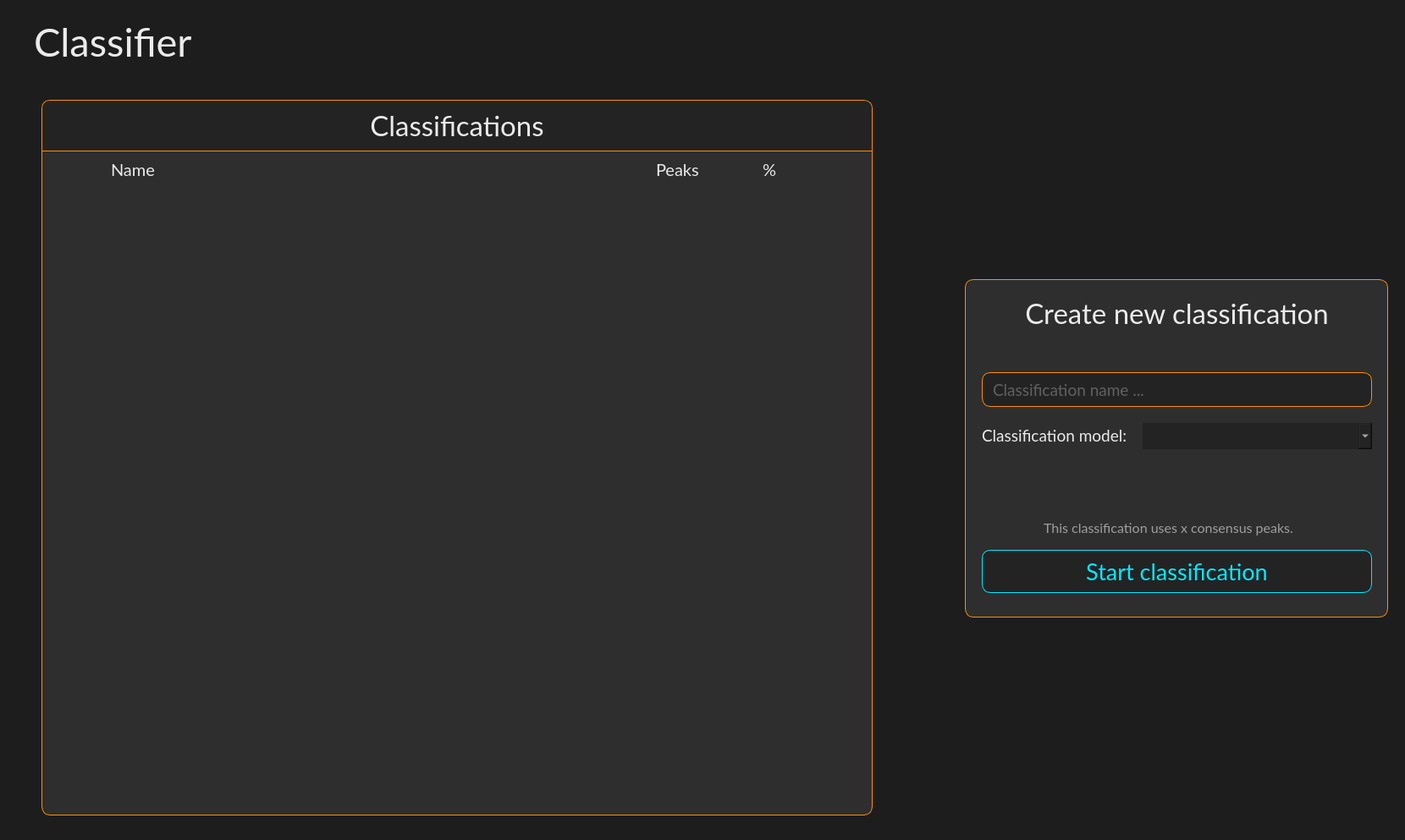
<?xml version="1.0" encoding="UTF-8"?>
<ui version="4.0">
 <class>ClassifierWidget</class>
 <widget class="QWidget" name="ClassifierWidget">
  <property name="geometry">
   <rect>
    <x>0</x>
    <y>0</y>
    <width>1660</width>
    <height>993</height>
   </rect>
  </property>
  <property name="font">
   <font>
    <fontweight>Black</fontweight>
   </font>
  </property>
  <property name="windowTitle">
   <string>Form</string>
  </property>
  <property name="styleSheet">
   <string notr="true">background-color: #1d1d1d;</string>
  </property>
  <layout class="QVBoxLayout" name="verticalLayout" stretch="0,0">
   <property name="spacing">
    <number>10</number>
   </property>
   <property name="leftMargin">
    <number>40</number>
   </property>
   <property name="topMargin">
    <number>20</number>
   </property>
   <property name="rightMargin">
    <number>20</number>
   </property>
   <property name="bottomMargin">
    <number>20</number>
   </property>
   <item>
    <widget class="QLabel" name="label_header">
     <property name="maximumSize">
      <size>
       <width>16777215</width>
       <height>80</height>
      </size>
     </property>
     <property name="font">
      <font>
       <family>Lato</family>
       <pointsize>35</pointsize>
       <kerning>true</kerning>
      </font>
     </property>
     <property name="styleSheet">
      <string notr="true">color: #ebebeb;</string>
     </property>
     <property name="text">
      <string>Classifier</string>
     </property>
     <property name="alignment">
      <set>Qt::AlignmentFlag::AlignLeading|Qt::AlignmentFlag::AlignLeft|Qt::AlignmentFlag::AlignVCenter</set>
     </property>
    </widget>
   </item>
   <item alignment="Qt::AlignmentFlag::AlignLeft">
    <widget class="QWidget" name="classifier_container" native="true">
     <layout class="QHBoxLayout" name="horizontalLayout" stretch="1,1">
      <property name="spacing">
       <number>100</number>
      </property>
      <property name="leftMargin">
       <number>0</number>
      </property>
      <property name="topMargin">
       <number>0</number>
      </property>
      <property name="rightMargin">
       <number>0</number>
      </property>
      <property name="bottomMargin">
       <number>0</number>
      </property>
      <item>
       <widget class="QWidget" name="classifier_list_container" native="true">
        <property name="minimumSize">
         <size>
          <width>1000</width>
          <height>0</height>
         </size>
        </property>
        <property name="maximumSize">
         <size>
          <width>16777215</width>
          <height>16777215</height>
         </size>
        </property>
        <property name="styleSheet">
         <string notr="true"/>
        </property>
        <layout class="QVBoxLayout" name="verticalLayout_5" stretch="1">
         <property name="spacing">
          <number>10</number>
         </property>
         <property name="leftMargin">
          <number>9</number>
         </property>
         <property name="topMargin">
          <number>30</number>
         </property>
         <property name="bottomMargin">
          <number>9</number>
         </property>
         <item>
          <widget class="QWidget" name="classifier_list_inner_container" native="true">
           <property name="maximumSize">
            <size>
             <width>16777215</width>
             <height>16777215</height>
            </size>
           </property>
           <property name="font">
            <font>
             <fontweight>Black</fontweight>
            </font>
           </property>
           <property name="styleSheet">
            <string notr="true">QWidget {
	background-color: #2e2e2e;
	border: 1px solid #ff9000;
	border-radius: 10px;
}</string>
           </property>
           <layout class="QVBoxLayout" name="verticalLayout_6" stretch="0,0,0">
            <property name="spacing">
             <number>0</number>
            </property>
            <property name="leftMargin">
             <number>1</number>
            </property>
            <property name="topMargin">
             <number>1</number>
            </property>
            <property name="rightMargin">
             <number>1</number>
            </property>
            <property name="bottomMargin">
             <number>1</number>
            </property>
            <item>
             <widget class="QLabel" name="label_container_header_2">
              <property name="minimumSize">
               <size>
                <width>0</width>
                <height>60</height>
               </size>
              </property>
              <property name="maximumSize">
               <size>
                <width>16777215</width>
                <height>60</height>
               </size>
              </property>
              <property name="font">
               <font>
                <family>Lato</family>
                <pointsize>25</pointsize>
               </font>
              </property>
              <property name="styleSheet">
               <string notr="true">border: 0px;
border-bottom: 1px solid #ff9000;
border-top-left-radius: 10px;
border-top-right-radius: 10px;
border-bottom-left-radius: 0px;
border-bottom-right-radius: 0px;
background-color: #232323;
color: #ebebeb;</string>
              </property>
              <property name="text">
               <string>Classifications</string>
              </property>
              <property name="alignment">
               <set>Qt::AlignmentFlag::AlignCenter</set>
              </property>
             </widget>
            </item>
            <item>
             <widget class="QWidget" name="scrollArea_header_widget" native="true">
              <property name="minimumSize">
               <size>
                <width>0</width>
                <height>40</height>
               </size>
              </property>
              <property name="styleSheet">
               <string notr="true">border: 0px;</string>
              </property>
              <layout class="QHBoxLayout" name="horizontalLayout_2">
               <item>
                <widget class="QPushButton" name="button_empty">
                 <property name="maximumSize">
                  <size>
                   <width>30</width>
                   <height>16777215</height>
                  </size>
                 </property>
                 <property name="cursor">
                  <cursorShape>PointingHandCursor</cursorShape>
                 </property>
                 <property name="styleSheet">
                  <string notr="true">QPushButton {
    background-color: transparent;
    border: none;
}</string>
                 </property>
                 <property name="text">
                  <string/>
                 </property>
                 <property name="icon">
                  <iconset>
                   <normaloff>dataset_ui/ui/_pics/icons/delete_grey.png</normaloff>dataset_ui/ui/_pics/icons/delete_grey.png</iconset>
                 </property>
                 <property name="iconSize">
                  <size>
                   <width>30</width>
                   <height>30</height>
                  </size>
                 </property>
                </widget>
               </item>
               <item>
                <widget class="QPushButton" name="button_empty_2">
                 <property name="enabled">
                  <bool>false</bool>
                 </property>
                 <property name="maximumSize">
                  <size>
                   <width>30</width>
                   <height>16777215</height>
                  </size>
                 </property>
                 <property name="cursor">
                  <cursorShape>PointingHandCursor</cursorShape>
                 </property>
                 <property name="styleSheet">
                  <string notr="true">QPushButton {
    background-color: transparent;
    border: none;
	background-image: url(&quot;ui/_pics/icons/classifier_grey.png&quot;);
}</string>
                 </property>
                 <property name="text">
                  <string/>
                 </property>
                 <property name="icon">
                  <iconset>
                   <normaloff>dataset_ui/ui/_pics/icons/edit_grey.png</normaloff>dataset_ui/ui/_pics/icons/edit_grey.png</iconset>
                 </property>
                 <property name="iconSize">
                  <size>
                   <width>30</width>
                   <height>30</height>
                  </size>
                 </property>
                </widget>
               </item>
               <item>
                <widget class="QLabel" name="label_name">
                 <property name="minimumSize">
                  <size>
                   <width>0</width>
                   <height>0</height>
                  </size>
                 </property>
                 <property name="font">
                  <font>
                   <family>Lato</family>
                   <pointsize>15</pointsize>
                   <bold>false</bold>
                  </font>
                 </property>
                 <property name="cursor">
                  <cursorShape>ArrowCursor</cursorShape>
                 </property>
                 <property name="styleSheet">
                  <string notr="true">border: None;
color: #ebebeb;
background-color: transparent;</string>
                 </property>
                 <property name="text">
                  <string>Name</string>
                 </property>
                </widget>
               </item>
               <item>
                <widget class="QLabel" name="consensus_peak_counter">
                 <property name="minimumSize">
                  <size>
                   <width>0</width>
                   <height>0</height>
                  </size>
                 </property>
                 <property name="maximumSize">
                  <size>
                   <width>120</width>
                   <height>16777215</height>
                  </size>
                 </property>
                 <property name="font">
                  <font>
                   <family>Lato</family>
                   <pointsize>15</pointsize>
                   <bold>false</bold>
                  </font>
                 </property>
                 <property name="cursor">
                  <cursorShape>ArrowCursor</cursorShape>
                 </property>
                 <property name="layoutDirection">
                  <enum>Qt::LayoutDirection::LeftToRight</enum>
                 </property>
                 <property name="styleSheet">
                  <string notr="true">border: None;
color: #ebebeb;
background-color: transparent;</string>
                 </property>
                 <property name="text">
                  <string>Peaks</string>
                 </property>
                 <property name="alignment">
                  <set>Qt::AlignmentFlag::AlignLeading|Qt::AlignmentFlag::AlignLeft|Qt::AlignmentFlag::AlignVCenter</set>
                 </property>
                </widget>
               </item>
               <item>
                <widget class="QLabel" name="label_result">
                 <property name="minimumSize">
                  <size>
                   <width>0</width>
                   <height>0</height>
                  </size>
                 </property>
                 <property name="maximumSize">
                  <size>
                   <width>120</width>
                   <height>16777215</height>
                  </size>
                 </property>
                 <property name="font">
                  <font>
                   <family>Lato</family>
                   <pointsize>15</pointsize>
                   <bold>false</bold>
                   <kerning>true</kerning>
                  </font>
                 </property>
                 <property name="styleSheet">
                  <string notr="true">border: None;
color: #ebebeb;
background-color: transparent;</string>
                 </property>
                 <property name="text">
                  <string>%</string>
                 </property>
                </widget>
               </item>
              </layout>
             </widget>
            </item>
            <item>
             <widget class="QScrollArea" name="scrollArea_classifier">
              <property name="styleSheet">
               <string notr="true">border: 0px;
background-color: transparent;
</string>
              </property>
              <property name="widgetResizable">
               <bool>true</bool>
              </property>
              <widget class="QWidget" name="scrollArea_classifier_Contents">
               <property name="geometry">
                <rect>
                 <x>0</x>
                 <y>0</y>
                 <width>980</width>
                 <height>744</height>
                </rect>
               </property>
               <layout class="QGridLayout" name="gridLayout">
                <property name="verticalSpacing">
                 <number>10</number>
                </property>
                <item row="0" column="0">
                 <spacer name="verticalSpacer_2">
                  <property name="orientation">
                   <enum>Qt::Orientation::Vertical</enum>
                  </property>
                  <property name="sizeHint" stdset="0">
                   <size>
                    <width>20</width>
                    <height>585</height>
                   </size>
                  </property>
                 </spacer>
                </item>
               </layout>
              </widget>
             </widget>
            </item>
           </layout>
          </widget>
         </item>
        </layout>
       </widget>
      </item>
      <item>
       <widget class="QFrame" name="frame_new_classification">
        <property name="minimumSize">
         <size>
          <width>500</width>
          <height>350</height>
         </size>
        </property>
        <property name="maximumSize">
         <size>
          <width>500</width>
          <height>400</height>
         </size>
        </property>
        <property name="styleSheet">
         <string notr="true">.QFrame  {
	background-color: #2e2e2e;
	border: 1px solid #ff9000;
	border-radius: 10px;
}
</string>
        </property>
        <property name="frameShape">
         <enum>QFrame::Shape::StyledPanel</enum>
        </property>
        <property name="frameShadow">
         <enum>QFrame::Shadow::Raised</enum>
        </property>
        <widget class="QLabel" name="label_header_2">
         <property name="geometry">
          <rect>
           <x>20</x>
           <y>20</y>
           <width>461</width>
           <height>41</height>
          </rect>
         </property>
         <property name="font">
          <font>
           <family>Lato</family>
           <pointsize>25</pointsize>
          </font>
         </property>
         <property name="styleSheet">
          <string notr="true">color: #ebebeb;
background-color: #2e2e2e;</string>
         </property>
         <property name="text">
          <string>Create new classification</string>
         </property>
         <property name="alignment">
          <set>Qt::AlignmentFlag::AlignCenter</set>
         </property>
        </widget>
        <widget class="QLineEdit" name="lineEdit_name">
         <property name="geometry">
          <rect>
           <x>20</x>
           <y>110</y>
           <width>461</width>
           <height>41</height>
          </rect>
         </property>
         <property name="maximumSize">
          <size>
           <width>500</width>
           <height>16777215</height>
          </size>
         </property>
         <property name="font">
          <font>
           <family>Lato</family>
           <pointsize>14</pointsize>
           <fontweight>Light</fontweight>
          </font>
         </property>
         <property name="styleSheet">
          <string notr="true">QLineEdit {
    border: 1px solid #ff9000;
    background-color: #232323; 
    color: #9e9e9e;
    border-radius: 10px;
   padding-left: 10px;
}
</string>
         </property>
         <property name="text">
          <string/>
         </property>
         <property name="placeholderText">
          <string>Classification name ...</string>
         </property>
        </widget>
        <widget class="QPushButton" name="pushButton_new_classification">
         <property name="geometry">
          <rect>
           <x>20</x>
           <y>320</y>
           <width>461</width>
           <height>51</height>
          </rect>
         </property>
         <property name="font">
          <font>
           <family>Lato</family>
           <pointsize>20</pointsize>
           <fontweight>Light</fontweight>
          </font>
         </property>
         <property name="cursor">
          <cursorShape>PointingHandCursor</cursorShape>
         </property>
         <property name="styleSheet">
          <string notr="true">QPushButton {
    border: 1px solid #00eaff;
    background-color: #232323; 
    color: #00eaff;
    border-radius: 10px;
}
</string>
         </property>
         <property name="text">
          <string>Start classification</string>
         </property>
        </widget>
        <widget class="QLabel" name="label_model">
         <property name="geometry">
          <rect>
           <x>20</x>
           <y>170</y>
           <width>191</width>
           <height>30</height>
          </rect>
         </property>
         <property name="minimumSize">
          <size>
           <width>0</width>
           <height>0</height>
          </size>
         </property>
         <property name="maximumSize">
          <size>
           <width>16777215</width>
           <height>16777215</height>
          </size>
         </property>
         <property name="font">
          <font>
           <family>Lato</family>
           <pointsize>14</pointsize>
          </font>
         </property>
         <property name="styleSheet">
          <string notr="true">color: #ebebeb;
background-color: #2e2e2e;</string>
         </property>
         <property name="text">
          <string>Classification model:</string>
         </property>
         <property name="alignment">
          <set>Qt::AlignmentFlag::AlignLeading|Qt::AlignmentFlag::AlignLeft|Qt::AlignmentFlag::AlignVCenter</set>
         </property>
        </widget>
        <widget class="QComboBox" name="comboBox_sort_peaks">
         <property name="geometry">
          <rect>
           <x>210</x>
           <y>170</y>
           <width>271</width>
           <height>31</height>
          </rect>
         </property>
         <property name="minimumSize">
          <size>
           <width>200</width>
           <height>30</height>
          </size>
         </property>
         <property name="maximumSize">
          <size>
           <width>300</width>
           <height>16777215</height>
          </size>
         </property>
         <property name="font">
          <font>
           <family>Lato</family>
           <pointsize>14</pointsize>
          </font>
         </property>
         <property name="styleSheet">
          <string notr="true">color: #ebebeb;
background-color: #232323;
border-top-left-radius: 0px;
border-top-right-radius: 0px;
border-bottom-left-radius: 0px;
border-bottom-right-radius: 0px;
padding-left: 10px;</string>
         </property>
        </widget>
        <widget class="QLabel" name="label_open">
         <property name="geometry">
          <rect>
           <x>10</x>
           <y>280</y>
           <width>461</width>
           <height>28</height>
          </rect>
         </property>
         <property name="font">
          <font>
           <family>Lato</family>
           <pointsize>12</pointsize>
           <kerning>true</kerning>
           <fontweight>Light</fontweight>
          </font>
         </property>
         <property name="styleSheet">
          <string notr="true">color: #9e9e9e;
background-color: #2e2e2e;</string>
         </property>
         <property name="text">
          <string>This classification uses x consensus peaks.</string>
         </property>
         <property name="alignment">
          <set>Qt::AlignmentFlag::AlignCenter</set>
         </property>
        </widget>
       </widget>
      </item>
     </layout>
    </widget>
   </item>
  </layout>
 </widget>
 <resources/>
 <connections/>
</ui>
